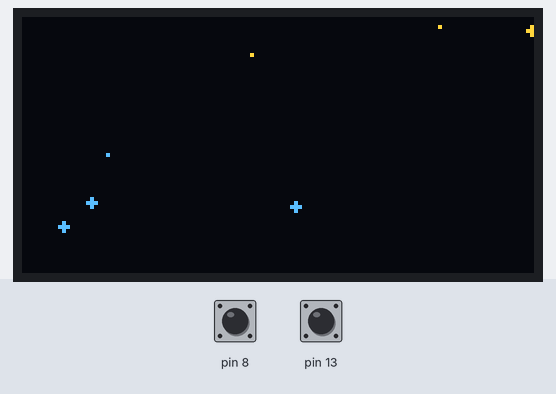
This sketch was run on a simulated Arduino Uno, built with avr-gcc and run on an emulated ATmega328P. On the bench: 128×64 one-colour display. The inputs (shaded band) are chosen by the test bench; at power-on: pin 8 LOW, pin 13 LOW. The OLED is the two-colour kind (top 16 rows yellow); the display library's start-up logo is not drawn; random numbers use the default seed unless the sketch sets one; what the sketch prints to the serial monitor is not drawn.

Above: at 2.4 s.
2.5 s: pin 8 pulled HIGH for 0.15 s
At 2.79 s:
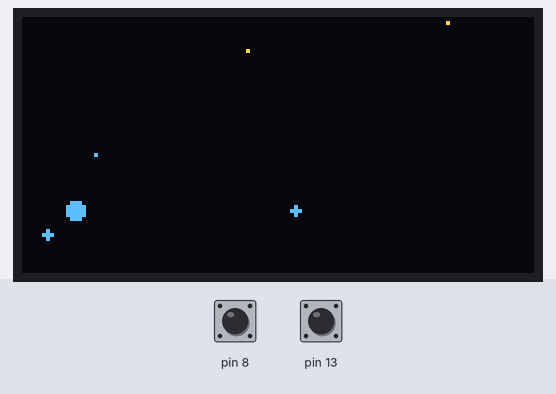
4.3 s: pin 13 pulled HIGH for 1 s
6.8 s: pin 8 pulled HIGH for 1 s
9.3 s: pin 13 pulled HIGH for 0.15 s
At 10.75 s:
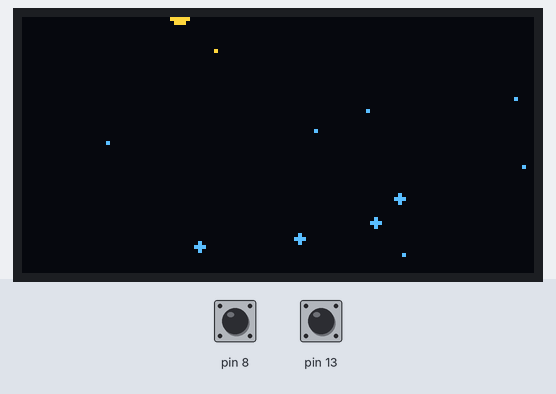

The sketch:

starfield-2.ino
```cpp
/**
Depei Wang-9.4.2024
This program is a transform of star field from Processing code and displayed on a
128*64 i2c screen, and the "flying" speed could change by attach the wire to pin
13 or 8.
*/
#include <Adafruit_GFX.h>
#include <Adafruit_SH110X.h>

#define i2c_Address 0x3c //initialize with the I2C addr 0x3C Typically eBay OLED's
#define SCREEN_WIDTH 128
#define SCREEN_HEIGHT 64
#define NUM_STARS 250

// Initialize with the I2C addr 0x3C (for the 128x64)
Adafruit_SH1106G display(SCREEN_WIDTH, SCREEN_HEIGHT, &Wire, -1);

int buttonState = 0;
unsigned long startScan = 0UL;
const unsigned long intervalON = 500UL;//how long one scan last
bool buttonError = false;
float speed;
class Star {
public:
  float x, y, z;

  Star() {
    reset(true);
  }

  void update() {
    z -= speed;
    if (z <= 20) reset(false);// Only reset position, not speed
  }

  // void reset() {
  //   x = random(-2000, 2000);
  //   y = random(-3000, 3000);
  //   z = 2000.0;
  // }

  void reset(bool init = false) {
    x = random(-2000, 2000);
    y = random(-3000, 3000);
    z = random(1000, 2000); // Vary the starting z to make the field more dynamic
    if (init) speed = random(10, 60); // Initialize speed only once
  }

  void draw() {
    float offsetX = 100.0 * (x / z) + SCREEN_WIDTH / 2;
    float offsetY = 100.0 * (y / z) + SCREEN_HEIGHT / 2;
    float scaleZ = 0.0001 * (2000.0 - z);

    display.fillCircle(offsetX, offsetY, scaleZ * 17, SH110X_WHITE); //Old version
    // int brightness = map(z, 20, 2000, 0, 255); // Use the z value to scale brightness
    // display.drawPixel(offsetX, offsetY, display.color565(brightness, brightness, brightness));
  }
};

Star stars[NUM_STARS];

void button(){//Detect pin voltage change for 0.5s, filter out unwanted signal

  switch(buttonState){
    case 0:
      startScan = millis();
      buttonState = 1;
    break;
    case 1:
     if(digitalRead(13) == HIGH){buttonState = 2;}
     if(digitalRead(8) == HIGH){buttonState = 3;}
    break;
    case 2:
      if(millis()-startScan > intervalON){
        if(digitalRead(13) == HIGH){
          Serial.write(1);
          speed += 10;
        }else{buttonState = 0;}
      }
      buttonState = 0;
    break;
    case 3:
    if(millis()-startScan > intervalON){
        if(digitalRead(8) == HIGH){
          Serial.write(3);
          if(speed > 2){speed -= 10;}
        }else{buttonState = 0;}
      }
      buttonState = 0;
    break;
    default: buttonError = true;
  }
}

void setup() {
  Serial.begin(9600);
  pinMode(13,INPUT);
  pinMode(8,INPUT);
  //display.begin(SH1106G_SWITCHCAPVCC, 0x3C);
  display.begin(i2c_Address, true); // Address 0x3C default
  display.display();
  delay(1000);
  display.clearDisplay();
  display.setTextSize(1);
  display.setTextColor(SH110X_WHITE);
  for (int i = 0; i < NUM_STARS; i++) stars[i] = Star();
}

void loop() {
  display.clearDisplay();
  button();//Detect wether button is pressed
  for (int i = 0; i < NUM_STARS; i++) {//draw and update stars
    stars[i].update();
    stars[i].draw();
  }

  display.display();
  delay(30);
}
```
